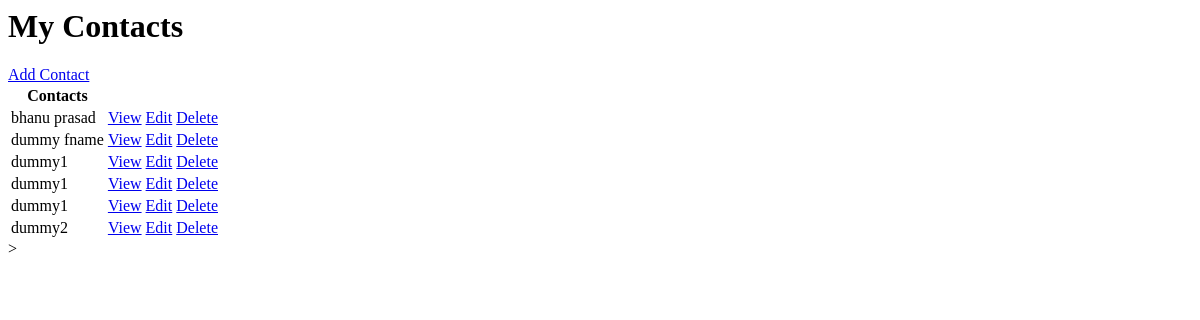
The page /contactlist on the database as committed earlier.
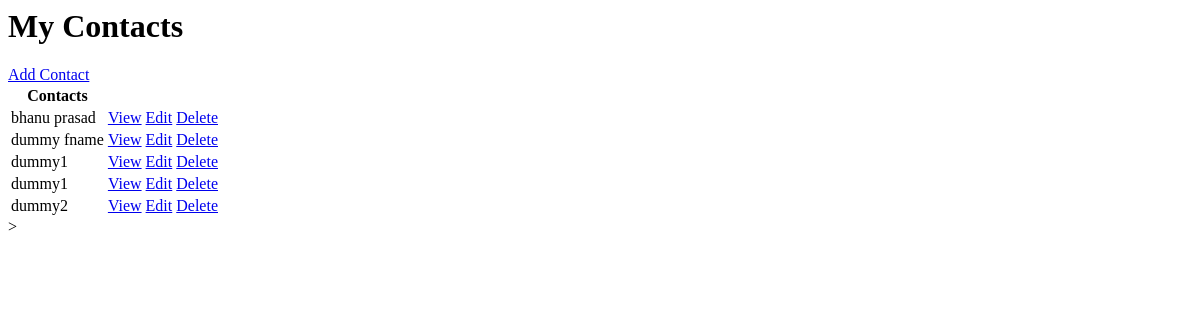
The same page on the database as committed later.
### Contacts/models.py (models this page shows, shortened)
class ContactInfo(models.Model):
    user = models.ForeignKey(User, on_delete=models.CASCADE, null=True, blank=True)
    cid = models.AutoField(primary_key=True)
    fname = models.CharField(max_length=50, null=True, blank=True)
    lname = models.CharField(max_length=50, null=True, blank=True)
    DOB = models.DateField(null=True)
    phnumber = models.IntegerField(max_length=15, null=True)
    phnumberalt= models.IntegerField(max_length=15, null=True, blank=True)
    Staddress= models.TextField(null=True, blank=True)
    city = models.CharField(max_length=20, null=True)
    state = models.CharField(max_length=20, null=True)
    zipcode = models.IntegerField(max_length=7, null=True)
    country = models.CharField(max_length=20, null=True)

### Contacts/views.py (the view)
# urls.py: path('contactlist', ContactList.as_view(),name='contacts'),
class ContactList(ListView):
    model= ContactInfo
    context_object_name= 'contacts'

### templates/Contacts/contactinfo_list.html
<h1>My Contacts</h1>
<a href="{% url 'createcontact' %}">Add Contact</a>
<table>
    <tr>
        <th>Contacts</th>
    </tr>
    {% for Contact in contacts %}
    <tr>
        <td>{{Contact.fname}}</td>
        <td><a href="{% url 'contactinfo' Contact.cid %}">View</a></td>
        <td><a href="{% url 'contactupdate' Contact.cid %}">Edit</a></td>
        <td><a href="{% url 'contactdelete' Contact.cid %}">Delete</a></td>
    </tr>
    {% empty %}
      <h3>No Contacts</h3>
    {% endfor %}
</table>>

Rows that differ between the two databases and show on the page:
removed ContactInfo: fname "dummy1"
